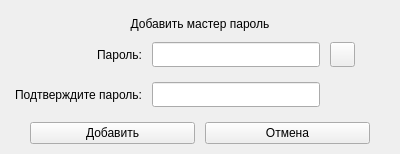
<?xml version="1.0" encoding="UTF-8"?>
<ui version="4.0">
 <class>add_master_popup_widget</class>
 <widget class="QWidget" name="add_master_popup_widget">
  <property name="geometry">
   <rect>
    <x>0</x>
    <y>0</y>
    <width>400</width>
    <height>154</height>
   </rect>
  </property>
  <layout class="QVBoxLayout" name="add_master_popup_layout">
   <property name="spacing">
    <number>10</number>
   </property>
   <property name="leftMargin">
    <number>15</number>
   </property>
   <property name="topMargin">
    <number>15</number>
   </property>
   <property name="rightMargin">
    <number>15</number>
   </property>
   <property name="bottomMargin">
    <number>10</number>
   </property>
   <item>
    <widget class="QLabel" name="title_label">
     <property name="text">
      <string>Добавить мастер пароль</string>
     </property>
     <property name="alignment">
      <set>Qt::AlignCenter</set>
     </property>
    </widget>
   </item>
   <item>
    <layout class="QGridLayout" name="password_content_layout">
     <property name="leftMargin">
      <number>0</number>
     </property>
     <property name="rightMargin">
      <number>30</number>
     </property>
     <property name="bottomMargin">
      <number>5</number>
     </property>
     <property name="horizontalSpacing">
      <number>10</number>
     </property>
     <property name="verticalSpacing">
      <number>15</number>
     </property>
     <item row="1" column="1">
      <widget class="QLineEdit" name="repeat_password_line_edit">
       <property name="minimumSize">
        <size>
         <width>0</width>
         <height>25</height>
        </size>
       </property>
       <property name="maximumSize">
        <size>
         <width>16777215</width>
         <height>25</height>
        </size>
       </property>
       <property name="focusPolicy">
        <enum>Qt::TabFocus</enum>
       </property>
      </widget>
     </item>
     <item row="0" column="1">
      <widget class="QLineEdit" name="password_line_edit">
       <property name="minimumSize">
        <size>
         <width>0</width>
         <height>25</height>
        </size>
       </property>
       <property name="maximumSize">
        <size>
         <width>16777215</width>
         <height>25</height>
        </size>
       </property>
       <property name="focusPolicy">
        <enum>Qt::TabFocus</enum>
       </property>
      </widget>
     </item>
     <item row="0" column="0">
      <widget class="QLabel" name="password_label">
       <property name="text">
        <string>Пароль:</string>
       </property>
       <property name="alignment">
        <set>Qt::AlignRight|Qt::AlignTrailing|Qt::AlignVCenter</set>
       </property>
      </widget>
     </item>
     <item row="1" column="0">
      <widget class="QLabel" name="repeat_password_label">
       <property name="text">
        <string>Подтверждите пароль:</string>
       </property>
       <property name="alignment">
        <set>Qt::AlignRight|Qt::AlignTrailing|Qt::AlignVCenter</set>
       </property>
      </widget>
     </item>
     <item row="0" column="2">
      <widget class="QPushButton" name="show_password_button">
       <property name="sizePolicy">
        <sizepolicy hsizetype="Fixed" vsizetype="Fixed">
         <horstretch>0</horstretch>
         <verstretch>0</verstretch>
        </sizepolicy>
       </property>
       <property name="minimumSize">
        <size>
         <width>25</width>
         <height>25</height>
        </size>
       </property>
       <property name="maximumSize">
        <size>
         <width>25</width>
         <height>25</height>
        </size>
       </property>
       <property name="focusPolicy">
        <enum>Qt::TabFocus</enum>
       </property>
       <property name="text">
        <string/>
       </property>
      </widget>
     </item>
    </layout>
   </item>
   <item>
    <layout class="QHBoxLayout" name="buttons_layout">
     <property name="spacing">
      <number>10</number>
     </property>
     <property name="leftMargin">
      <number>15</number>
     </property>
     <property name="rightMargin">
      <number>15</number>
     </property>
     <item>
      <widget class="QPushButton" name="add_button">
       <property name="focusPolicy">
        <enum>Qt::TabFocus</enum>
       </property>
       <property name="text">
        <string>Добавить</string>
       </property>
      </widget>
     </item>
     <item>
      <widget class="QPushButton" name="cancel_button">
       <property name="focusPolicy">
        <enum>Qt::TabFocus</enum>
       </property>
       <property name="text">
        <string>Отмена</string>
       </property>
      </widget>
     </item>
    </layout>
   </item>
  </layout>
 </widget>
 <resources/>
 <connections/>
</ui>
